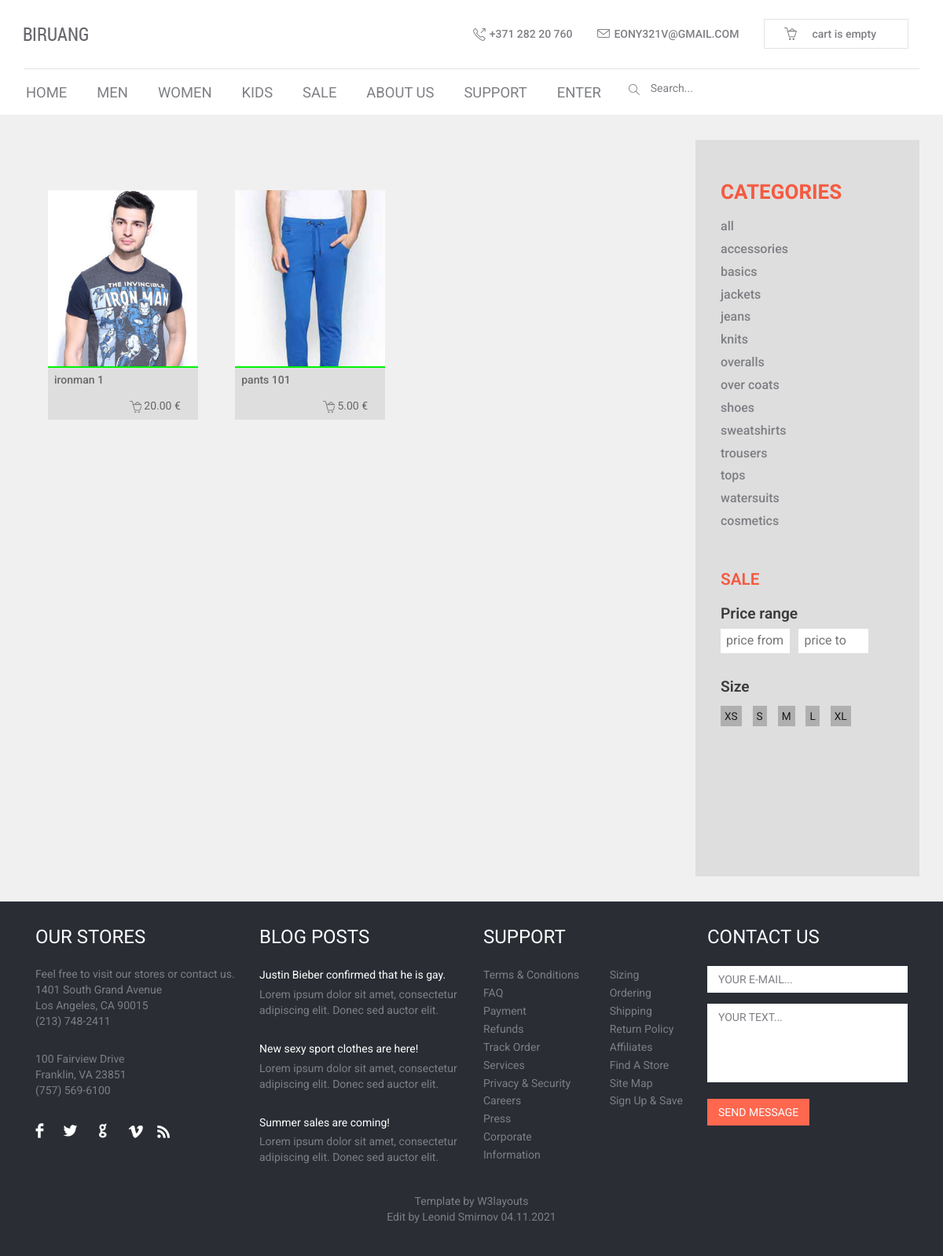
The page /kids/ on the database its author committed.
### myprojectapp/models.py (models this page shows, shortened)
class Product(models.Model):
    category = models.ForeignKey(ProductCategory, on_delete=models.CASCADE)
    name = models.CharField(max_length=128, verbose_name='product name')
    image = models.ImageField(upload_to='products_images', blank=True)
    short_desc = models.CharField(
        max_length=64, verbose_name='short description', blank=True)
    description = models.TextField(blank=True, verbose_name='full description')
    price = models.DecimalField(
        verbose_name='price', max_digits=8, decimal_places=2, default=0)
    quantity = models.PositiveSmallIntegerField(
        verbose_name='quantity', default=0)
    size = models.CharField(max_length=4, verbose_name='size', blank=True)
    gender = models.CharField(max_length=20, verbose_name='gender', blank=True)
    is_popular = models.BooleanField(
        verbose_name='popular product', default=False)
    is_new = models.BooleanField(verbose_name='new_product', default=False)
    is_active = models.BooleanField(verbose_name='activity', default=True)

class ProductCategory(models.Model):
    name = models.CharField(
        max_length=64, verbose_name='category name', unique=True)
    description = models.TextField(
        verbose_name='description of page', blank=True)
    is_active = models.BooleanField(verbose_name='activity', default=True)

### kidsapp/views.py (the view, shortened to what this page needs)
# urls.py: path('', views.kids, name='kids'),
def kids(request, pk=None):
    categories_menu = ProductCategory.objects.all().filter(is_active=True)
    same_kids_products = Product.objects.all().filter(gender='kids')
    content = {
        'title': 'kids',
        'categories_menu': categories_menu,
        'kids_products': same_kids_products,
    }
    return render(request, 'kidsapp/kids.html', content)

### myprojectapp/context_processors.py (called while the page is built)
def cart(request):
    cart_list = []
    if request.user.is_authenticated:
        cart_list = Cart.objects.filter(user=request.user)
    return {
        'cart': cart_list
    }

### kidsapp/templates/kidsapp/kids.html (shortened to what this page needs)
{% extends 'myprojectapp/base.html' %}
{% load static %}
{% block content %}
	<div class="men">
		<div class="container">
			<div class="col-md-9 fashions">
				{% include 'kidsapp/includes/inc_kids_fasion_section_products.html' %}
			<div class="col-md-3 side-bar">
				{% include 'kidsapp/includes/inc_kids_categories.html' %}
				<div class="sales">
					<h3>SALE</h3>
					 <div class="pricing">
						 <h4>Price range</h4>
						 <input type="text" placeholder="price from" required/>
						 <input type="text" placeholder="price to" required/>
					 </div>
					 <div class="size">
						 <h4>Size</h4>
						 <ul>
							 <li><a href="#">XS</a></li>
							 <li><a href="#">S</a></li>
							 <li><a href="#">M</a></li>
							 <li><a href="#">L</a></li>
							 <li><a href="#">XL</a></li>
						 </ul>
					 </div>
				</div>
			</div>
			<div class="clearfix"> </div>
		</div>
	</div>
{% endblock %}

### kidsapp/templates/kidsapp/includes/inc_kids_fasion_section_products.html (shortened to what this page needs)
{% load static %}
<div class="fashion-section">
    <div class="fashion-grid1">
        {% for product in kids_products %}
        <div class="col-md-3 fashion-grid">
            <a href="{% url 'single:product' product.pk %}"><img src="/media/{{ product.image }}" alt=""/>
                <div class="product">
                    <h3>{{ product.name }}</h3>
                    <p><span></span> {{ product.price }} &euro;</p>
                </div>
            </a>
        </div>
        {% endfor %}
    </div>
</div>
</div>

### kidsapp/templates/kidsapp/includes/inc_kids_categories.html
<div class="categories">
    <h3>CATEGORIES</h3>
    <ul>
        <li><a href="{% url 'kids:kids_category' 0 %}">
            all
        </a></li>
        {% for category in categories_menu %}
            <li><a href="{% url 'kids:kids_category' category.pk %}">{{ category.name }}</a></li>
        {% endfor %}
    </ul>
</div>

### static/css/style.css (style rules this page uses)
html,body { font-family: 'Roboto', sans-serif; background:#FFF; font-size:100%; }
.men { background: #F0F0F0; padding:2em 0; }
.fashions { float: left; }
.fashion-section { margin:3em 0 0 0; }
.fashion-grid { position:relative; padding:0; padding-right:1em; margin: 1em; }
.fashion-grid a img { width:100%; position:relative; }
.product { position:absolute; bottom:0; border-top:2px solid #00f406; background:#dedede; width: 92.5%; padding:0.5em; }
.product h3 { color: #686767; font-size: 14px; margin: 0; }
.product p { color:#686767; font-size:14px; float:right; margin:1em 1em 0 0; display:inline-block; }
.product p span { background:url(../images/tralle.png) no-repeat 0px 0px; width:15px; height:15px; display:inline-block; vertical-align:middle; }
.side-bar { background:#dedede; padding:2em 2em 9em 2em; float:left; }
.categories h3 { font-weight: 600; color: #f45a40; font-size: 26px; font-family: 'Roboto Condensed', sans-serif; }
.categories ul { margin-top:1em; padding: 0; }
.categories ul li { display:block; padding:3px 0; }
.categories ul li a { color: #7e7f84; font-weight: 500; font-size: 16px; text-decoration: none; }
.sales { margin:3em 0; }
.sales h3 { color:#f45a40; font-size:1.3em; font-weight:600; margin-bottom:1em; }
.pricing { margin-bottom:1em; }
.pricing input[type="text"] { width: 40%; padding: 4px 7px; border:none; font-size: 1em; margin-bottom: 1em; color: #000; outline: none; font-weight: 400; float:left; margin-right:5%; }
.size h4,.pricing h4 { color:#3b3b3b; font-size:1.2em; font-weight:600; display:block; margin-bottom:0.5em; }
.size ul { padding: 0; margin: 1em 0; }
.size ul li { display:inline-block; margin:0 10px 0 0px; }
.size ul li a { padding:5px; background:#afafaf; color:#1a1818; text-decoration:none; font-size:0.85em; text-align:center; }

### rows shown on the page
Product: image (picture), name "ironman 1", price "20.00"
Product: image (picture), name "pants 101", price "5.00"
ProductCategory: name "accessories"
ProductCategory: name "basics"
ProductCategory: name "jackets"
ProductCategory: name "jeans"
ProductCategory: name "knits"
ProductCategory: name "overalls"
ProductCategory: name "over coats"
ProductCategory: name "shoes"
ProductCategory: name "sweatshirts"
ProductCategory: name "trousers"
ProductCategory: name "tops"
ProductCategory: name "watersuits"
ProductCategory: name "cosmetics"
